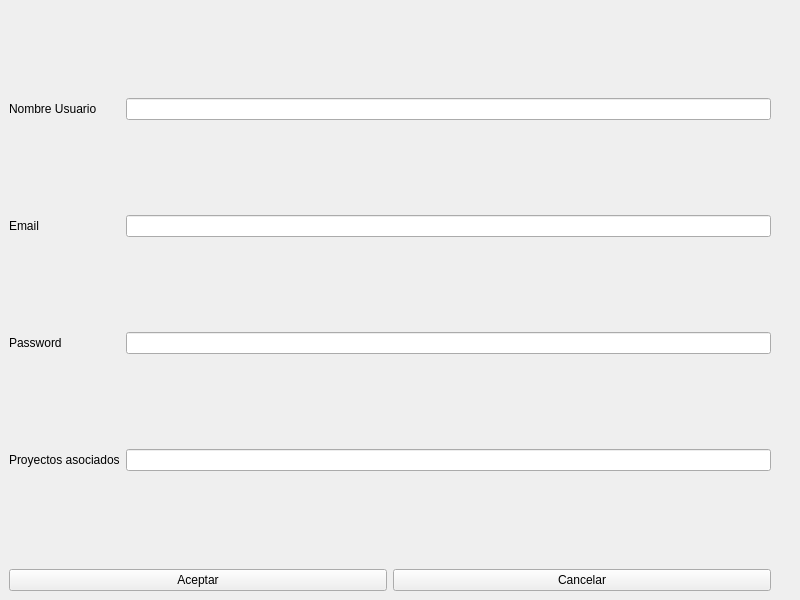
<?xml version="1.0" encoding="UTF-8"?>
<ui version="4.0">
 <class>MainWindow</class>
 <widget class="QMainWindow" name="MainWindow">
  <property name="geometry">
   <rect>
    <x>0</x>
    <y>0</y>
    <width>800</width>
    <height>600</height>
   </rect>
  </property>
  <property name="windowTitle">
   <string>MainWindow</string>
  </property>
  <widget class="QWidget" name="centralwidget">
   <layout class="QGridLayout" name="gridLayout_2">
    <item row="0" column="0">
     <layout class="QGridLayout" name="gridLayout">
      <item row="0" column="1">
       <widget class="QLineEdit" name="lineEdit_nombre"/>
      </item>
      <item row="0" column="0">
       <widget class="QLabel" name="label">
        <property name="text">
         <string>Nombre Usuario</string>
        </property>
       </widget>
      </item>
      <item row="2" column="1">
       <widget class="QLineEdit" name="lineEdit_password"/>
      </item>
      <item row="1" column="1">
       <widget class="QLineEdit" name="lineEdit_email"/>
      </item>
      <item row="2" column="0">
       <widget class="QLabel" name="label_3">
        <property name="text">
         <string>Password</string>
        </property>
       </widget>
      </item>
      <item row="1" column="0">
       <widget class="QLabel" name="label_2">
        <property name="text">
         <string>Email</string>
        </property>
       </widget>
      </item>
      <item row="3" column="0">
       <widget class="QLabel" name="label_4">
        <property name="text">
         <string>Proyectos asociados</string>
        </property>
       </widget>
      </item>
      <item row="3" column="1">
       <widget class="QLineEdit" name="lineEdit"/>
      </item>
     </layout>
    </item>
    <item row="1" column="0">
     <layout class="QHBoxLayout" name="horizontalLayout">
      <item>
       <widget class="QPushButton" name="pushButton">
        <property name="text">
         <string>Aceptar</string>
        </property>
       </widget>
      </item>
      <item>
       <widget class="QPushButton" name="pushButton_Cancelar">
        <property name="text">
         <string>Cancelar</string>
        </property>
       </widget>
      </item>
     </layout>
    </item>
    <item row="0" column="1">
     <spacer name="verticalSpacer">
      <property name="orientation">
       <enum>Qt::Vertical</enum>
      </property>
      <property name="sizeHint" stdset="0">
       <size>
        <width>20</width>
        <height>40</height>
       </size>
      </property>
     </spacer>
    </item>
   </layout>
  </widget>
 </widget>
 <resources/>
 <connections/>
</ui>
